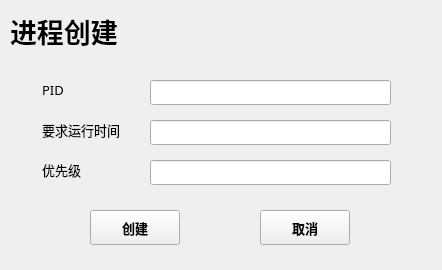
<?xml version="1.0" encoding="UTF-8"?>
<ui version="4.0">
 <class>ProcessCreate</class>
 <widget class="QWidget" name="ProcessCreate">
  <property name="geometry">
   <rect>
    <x>0</x>
    <y>0</y>
    <width>442</width>
    <height>270</height>
   </rect>
  </property>
  <property name="windowTitle">
   <string>Form</string>
  </property>
  <widget class="QLabel" name="label_title">
   <property name="geometry">
    <rect>
     <x>10</x>
     <y>0</y>
     <width>121</width>
     <height>61</height>
    </rect>
   </property>
   <property name="font">
    <font>
     <family>微软雅黑</family>
     <pointsize>20</pointsize>
     <weight>75</weight>
     <bold>true</bold>
    </font>
   </property>
   <property name="text">
    <string>进程创建</string>
   </property>
  </widget>
  <widget class="QLabel" name="label_pid">
   <property name="geometry">
    <rect>
     <x>42</x>
     <y>80</y>
     <width>86</width>
     <height>20</height>
    </rect>
   </property>
   <property name="font">
    <font>
     <family>微软雅黑</family>
     <pointsize>10</pointsize>
    </font>
   </property>
   <property name="text">
    <string>PID</string>
   </property>
  </widget>
  <widget class="QLabel" name="label_neededtime">
   <property name="geometry">
    <rect>
     <x>42</x>
     <y>120</y>
     <width>86</width>
     <height>20</height>
    </rect>
   </property>
   <property name="font">
    <font>
     <family>微软雅黑</family>
     <pointsize>10</pointsize>
    </font>
   </property>
   <property name="text">
    <string>要求运行时间</string>
   </property>
  </widget>
  <widget class="QLabel" name="label_priority">
   <property name="geometry">
    <rect>
     <x>42</x>
     <y>160</y>
     <width>86</width>
     <height>20</height>
    </rect>
   </property>
   <property name="font">
    <font>
     <family>微软雅黑</family>
     <pointsize>10</pointsize>
    </font>
   </property>
   <property name="text">
    <string>优先级</string>
   </property>
  </widget>
  <widget class="QLineEdit" name="lineEdit_pid">
   <property name="geometry">
    <rect>
     <x>150</x>
     <y>80</y>
     <width>241</width>
     <height>25</height>
    </rect>
   </property>
  </widget>
  <widget class="QLineEdit" name="lineEdit_neededtime">
   <property name="geometry">
    <rect>
     <x>150</x>
     <y>120</y>
     <width>241</width>
     <height>25</height>
    </rect>
   </property>
  </widget>
  <widget class="QLineEdit" name="lineEdit_priority">
   <property name="geometry">
    <rect>
     <x>150</x>
     <y>160</y>
     <width>241</width>
     <height>25</height>
    </rect>
   </property>
  </widget>
  <widget class="QPushButton" name="pushButton_create">
   <property name="geometry">
    <rect>
     <x>90</x>
     <y>210</y>
     <width>90</width>
     <height>35</height>
    </rect>
   </property>
   <property name="font">
    <font>
     <family>微软雅黑</family>
     <pointsize>10</pointsize>
     <weight>75</weight>
     <bold>true</bold>
    </font>
   </property>
   <property name="text">
    <string>创建</string>
   </property>
  </widget>
  <widget class="QPushButton" name="pushButton_exit">
   <property name="geometry">
    <rect>
     <x>260</x>
     <y>210</y>
     <width>90</width>
     <height>35</height>
    </rect>
   </property>
   <property name="font">
    <font>
     <family>微软雅黑</family>
     <pointsize>10</pointsize>
     <weight>75</weight>
     <bold>true</bold>
    </font>
   </property>
   <property name="text">
    <string>取消</string>
   </property>
  </widget>
 </widget>
 <resources/>
 <connections/>
</ui>
